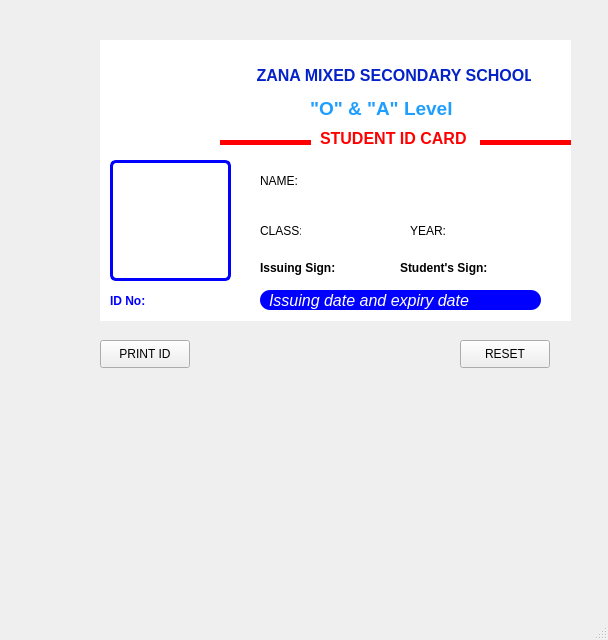
<?xml version="1.0" encoding="UTF-8"?>
<ui version="4.0">
 <class>MainWindow</class>
 <widget class="QMainWindow" name="MainWindow">
  <property name="geometry">
   <rect>
    <x>0</x>
    <y>0</y>
    <width>608</width>
    <height>640</height>
   </rect>
  </property>
  <property name="windowTitle">
   <string>MainWindow</string>
  </property>
  <widget class="QWidget" name="centralwidget">
   <widget class="QListWidget" name="listWidget">
    <property name="geometry">
     <rect>
      <x>100</x>
      <y>40</y>
      <width>471</width>
      <height>281</height>
     </rect>
    </property>
    <property name="styleSheet">
     <string notr="true">border:1px;
border-radius:2px;</string>
    </property>
    <property name="frameShape">
     <enum>QFrame::StyledPanel</enum>
    </property>
    <property name="frameShadow">
     <enum>QFrame::Raised</enum>
    </property>
    <property name="midLineWidth">
     <number>1</number>
    </property>
   </widget>
   <widget class="QLabel" name="label_4">
    <property name="geometry">
     <rect>
      <x>230</x>
      <y>50</y>
      <width>301</width>
      <height>51</height>
     </rect>
    </property>
    <property name="maximumSize">
     <size>
      <width>302</width>
      <height>16777215</height>
     </size>
    </property>
    <property name="font">
     <font>
      <family>Ubuntu</family>
      <pointsize>12</pointsize>
      <weight>75</weight>
      <italic>false</italic>
      <bold>true</bold>
     </font>
    </property>
    <property name="toolTip">
     <string>&lt;html&gt;&lt;head/&gt;&lt;body&gt;&lt;p align=&quot;center&quot;&gt;&lt;span style=&quot; font-weight:600; font-style:normal;&quot;&gt;&lt;br/&gt;&lt;/span&gt;&lt;/p&gt;&lt;/body&gt;&lt;/html&gt;</string>
    </property>
    <property name="styleSheet">
     <string notr="true">color: rgb(4, 34, 200);
font: 25 bold 12pt &quot;Ubuntu&quot;;</string>
    </property>
    <property name="text">
     <string>      ZANA MIXED SECONDARY SCHOOL</string>
    </property>
    <property name="scaledContents">
     <bool>false</bool>
    </property>
   </widget>
   <widget class="QLabel" name="label">
    <property name="geometry">
     <rect>
      <x>80</x>
      <y>40</y>
      <width>151</width>
      <height>111</height>
     </rect>
    </property>
    <property name="text">
     <string/>
    </property>
    <property name="pixmap">
     <pixmap>zms_badge.png</pixmap>
    </property>
    <property name="scaledContents">
     <bool>true</bool>
    </property>
   </widget>
   <widget class="QLabel" name="label_2">
    <property name="geometry">
     <rect>
      <x>320</x>
      <y>130</y>
      <width>151</width>
      <height>16</height>
     </rect>
    </property>
    <property name="font">
     <font>
      <pointsize>12</pointsize>
      <weight>75</weight>
      <bold>true</bold>
     </font>
    </property>
    <property name="styleSheet">
     <string notr="true">color:rgb(255, 0, 0);</string>
    </property>
    <property name="text">
     <string>STUDENT ID CARD</string>
    </property>
   </widget>
   <widget class="Line" name="line">
    <property name="geometry">
     <rect>
      <x>220</x>
      <y>140</y>
      <width>91</width>
      <height>5</height>
     </rect>
    </property>
    <property name="baseSize">
     <size>
      <width>1</width>
      <height>0</height>
     </size>
    </property>
    <property name="font">
     <font>
      <pointsize>5</pointsize>
     </font>
    </property>
    <property name="styleSheet">
     <string notr="true">border:1px solid red;
background-color:red;</string>
    </property>
    <property name="orientation">
     <enum>Qt::Horizontal</enum>
    </property>
   </widget>
   <widget class="Line" name="line_2">
    <property name="geometry">
     <rect>
      <x>480</x>
      <y>140</y>
      <width>91</width>
      <height>5</height>
     </rect>
    </property>
    <property name="baseSize">
     <size>
      <width>1</width>
      <height>0</height>
     </size>
    </property>
    <property name="font">
     <font>
      <pointsize>5</pointsize>
     </font>
    </property>
    <property name="styleSheet">
     <string notr="true">border:1px solid red;
background-color:red;</string>
    </property>
    <property name="orientation">
     <enum>Qt::Horizontal</enum>
    </property>
   </widget>
   <widget class="QLabel" name="label_3">
    <property name="geometry">
     <rect>
      <x>310</x>
      <y>100</y>
      <width>151</width>
      <height>16</height>
     </rect>
    </property>
    <property name="font">
     <font>
      <pointsize>14</pointsize>
      <weight>75</weight>
      <italic>false</italic>
      <bold>true</bold>
     </font>
    </property>
    <property name="styleSheet">
     <string notr="true">color:rgb(30, 158, 255);</string>
    </property>
    <property name="text">
     <string>&quot;O&quot; &amp; &quot;A&quot; Level</string>
    </property>
   </widget>
   <widget class="QLabel" name="label_5">
    <property name="geometry">
     <rect>
      <x>110</x>
      <y>160</y>
      <width>121</width>
      <height>121</height>
     </rect>
    </property>
    <property name="styleSheet">
     <string notr="true">border:3px solid blue;
 border-radius:6px;</string>
    </property>
    <property name="text">
     <string/>
    </property>
    <property name="pixmap">
     <pixmap>profile_pic.png</pixmap>
    </property>
    <property name="scaledContents">
     <bool>true</bool>
    </property>
   </widget>
   <widget class="QLabel" name="label_6">
    <property name="geometry">
     <rect>
      <x>260</x>
      <y>170</y>
      <width>41</width>
      <height>21</height>
     </rect>
    </property>
    <property name="text">
     <string>NAME:</string>
    </property>
   </widget>
   <widget class="QLineEdit" name="student_name">
    <property name="geometry">
     <rect>
      <x>310</x>
      <y>170</y>
      <width>191</width>
      <height>28</height>
     </rect>
    </property>
    <property name="font">
     <font>
      <weight>75</weight>
      <bold>true</bold>
     </font>
    </property>
    <property name="styleSheet">
     <string notr="true">color:rgb(0, 170, 0);
 border:none;
background-color:none;</string>
    </property>
    <property name="inputMethodHints">
     <set>Qt::ImhUppercaseOnly</set>
    </property>
   </widget>
   <widget class="QLabel" name="label_7">
    <property name="geometry">
     <rect>
      <x>260</x>
      <y>220</y>
      <width>41</width>
      <height>21</height>
     </rect>
    </property>
    <property name="text">
     <string>CLASS:</string>
    </property>
   </widget>
   <widget class="QLineEdit" name="c_class">
    <property name="geometry">
     <rect>
      <x>310</x>
      <y>220</y>
      <width>81</width>
      <height>21</height>
     </rect>
    </property>
    <property name="font">
     <font>
      <weight>75</weight>
      <bold>true</bold>
     </font>
    </property>
    <property name="styleSheet">
     <string notr="true">color:rgb(0, 170, 0);
 border:none;</string>
    </property>
    <property name="inputMethodHints">
     <set>Qt::ImhNoTextHandles|Qt::ImhUppercaseOnly</set>
    </property>
   </widget>
   <widget class="QLabel" name="label_8">
    <property name="geometry">
     <rect>
      <x>410</x>
      <y>220</y>
      <width>41</width>
      <height>21</height>
     </rect>
    </property>
    <property name="text">
     <string>YEAR:</string>
    </property>
   </widget>
   <widget class="QLineEdit" name="c_year">
    <property name="geometry">
     <rect>
      <x>460</x>
      <y>220</y>
      <width>81</width>
      <height>28</height>
     </rect>
    </property>
    <property name="font">
     <font>
      <weight>75</weight>
      <bold>true</bold>
     </font>
    </property>
    <property name="styleSheet">
     <string notr="true">color:rgb(0, 170, 0);
 border:none;</string>
    </property>
    <property name="inputMethodHints">
     <set>Qt::ImhDate</set>
    </property>
   </widget>
   <widget class="QLabel" name="label_9">
    <property name="geometry">
     <rect>
      <x>260</x>
      <y>260</y>
      <width>81</width>
      <height>16</height>
     </rect>
    </property>
    <property name="font">
     <font>
      <weight>75</weight>
      <bold>true</bold>
     </font>
    </property>
    <property name="text">
     <string>Issuing Sign:</string>
    </property>
   </widget>
   <widget class="QLabel" name="label_10">
    <property name="geometry">
     <rect>
      <x>400</x>
      <y>260</y>
      <width>91</width>
      <height>16</height>
     </rect>
    </property>
    <property name="font">
     <font>
      <weight>75</weight>
      <bold>true</bold>
     </font>
    </property>
    <property name="text">
     <string>Student's Sign:</string>
    </property>
   </widget>
   <widget class="QLabel" name="label_11">
    <property name="geometry">
     <rect>
      <x>110</x>
      <y>290</y>
      <width>41</width>
      <height>21</height>
     </rect>
    </property>
    <property name="font">
     <font>
      <weight>75</weight>
      <bold>true</bold>
     </font>
    </property>
    <property name="styleSheet">
     <string notr="true">color:blue;</string>
    </property>
    <property name="text">
     <string>ID No:</string>
    </property>
   </widget>
   <widget class="QLabel" name="i_exp_date">
    <property name="geometry">
     <rect>
      <x>260</x>
      <y>290</y>
      <width>281</width>
      <height>20</height>
     </rect>
    </property>
    <property name="font">
     <font>
      <pointsize>12</pointsize>
      <italic>true</italic>
     </font>
    </property>
    <property name="styleSheet">
     <string notr="true">background-color:blue;
 color:white;
border:1px;
 border-radius:10px;
 padding-left:5px;
 text-align:center;</string>
    </property>
    <property name="text">
     <string>Issuing date and expiry date</string>
    </property>
   </widget>
   <widget class="QLineEdit" name="id_num">
    <property name="geometry">
     <rect>
      <x>150</x>
      <y>290</y>
      <width>101</width>
      <height>28</height>
     </rect>
    </property>
    <property name="font">
     <font>
      <weight>75</weight>
      <bold>true</bold>
     </font>
    </property>
    <property name="styleSheet">
     <string notr="true">color:red;
 border:none;</string>
    </property>
    <property name="inputMethodHints">
     <set>Qt::ImhDigitsOnly</set>
    </property>
   </widget>
   <widget class="QLabel" name="label_13">
    <property name="geometry">
     <rect>
      <x>320</x>
      <y>150</y>
      <width>211</width>
      <height>141</height>
     </rect>
    </property>
    <property name="styleSheet">
     <string notr="true">opacity:200;</string>
    </property>
    <property name="text">
     <string/>
    </property>
    <property name="pixmap">
     <pixmap>zms_badge.png</pixmap>
    </property>
    <property name="scaledContents">
     <bool>true</bool>
    </property>
   </widget>
   <widget class="QPushButton" name="pushButton">
    <property name="geometry">
     <rect>
      <x>100</x>
      <y>340</y>
      <width>90</width>
      <height>28</height>
     </rect>
    </property>
    <property name="text">
     <string>PRINT ID</string>
    </property>
   </widget>
   <widget class="QPushButton" name="pushButton_2">
    <property name="geometry">
     <rect>
      <x>460</x>
      <y>340</y>
      <width>90</width>
      <height>28</height>
     </rect>
    </property>
    <property name="text">
     <string>RESET</string>
    </property>
   </widget>
   <widget class="QLabel" name="label_14">
    <property name="geometry">
     <rect>
      <x>490</x>
      <y>150</y>
      <width>81</width>
      <height>61</height>
     </rect>
    </property>
    <property name="styleSheet">
     <string notr="true">opacity:127;</string>
    </property>
    <property name="text">
     <string/>
    </property>
    <property name="pixmap">
     <pixmap>zms_badge.png</pixmap>
    </property>
    <property name="scaledContents">
     <bool>true</bool>
    </property>
   </widget>
   <zorder>label_13</zorder>
   <zorder>listWidget</zorder>
   <zorder>label_4</zorder>
   <zorder>label</zorder>
   <zorder>label_2</zorder>
   <zorder>line</zorder>
   <zorder>line_2</zorder>
   <zorder>label_3</zorder>
   <zorder>label_5</zorder>
   <zorder>label_6</zorder>
   <zorder>label_7</zorder>
   <zorder>c_class</zorder>
   <zorder>label_8</zorder>
   <zorder>c_year</zorder>
   <zorder>label_9</zorder>
   <zorder>label_10</zorder>
   <zorder>label_11</zorder>
   <zorder>i_exp_date</zorder>
   <zorder>id_num</zorder>
   <zorder>pushButton</zorder>
   <zorder>pushButton_2</zorder>
   <zorder>label_14</zorder>
   <zorder>student_name</zorder>
  </widget>
  <widget class="QStatusBar" name="statusbar"/>
 </widget>
 <resources/>
 <connections/>
</ui>
